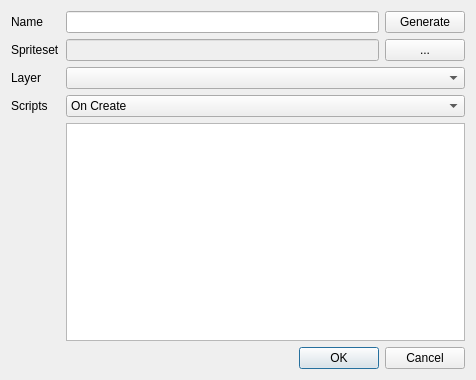
<?xml version="1.0" encoding="UTF-8"?>
<ui version="4.0">
 <class>EntityEditDialog</class>
 <widget class="QDialog" name="EntityEditDialog">
  <property name="geometry">
   <rect>
    <x>0</x>
    <y>0</y>
    <width>476</width>
    <height>380</height>
   </rect>
  </property>
  <property name="windowTitle">
   <string>Dialog</string>
  </property>
  <layout class="QGridLayout" name="gridLayout">
   <item row="1" column="1">
    <layout class="QHBoxLayout" name="horizontalLayout">
     <item>
      <widget class="QLineEdit" name="spriteset_txt">
       <property name="enabled">
        <bool>false</bool>
       </property>
      </widget>
     </item>
     <item>
      <widget class="QPushButton" name="spriteset_btn">
       <property name="text">
        <string>...</string>
       </property>
      </widget>
     </item>
    </layout>
   </item>
   <item row="6" column="1">
    <widget class="QDialogButtonBox" name="buttonBox">
     <property name="orientation">
      <enum>Qt::Horizontal</enum>
     </property>
     <property name="standardButtons">
      <set>QDialogButtonBox::Cancel|QDialogButtonBox::Ok</set>
     </property>
    </widget>
   </item>
   <item row="1" column="0">
    <widget class="QLabel" name="label_2">
     <property name="text">
      <string>Spriteset</string>
     </property>
    </widget>
   </item>
   <item row="0" column="0">
    <widget class="QLabel" name="label">
     <property name="text">
      <string>Name</string>
     </property>
    </widget>
   </item>
   <item row="2" column="0">
    <widget class="QLabel" name="label_3">
     <property name="text">
      <string>Layer</string>
     </property>
    </widget>
   </item>
   <item row="3" column="0">
    <widget class="QLabel" name="label_4">
     <property name="text">
      <string>Scripts</string>
     </property>
    </widget>
   </item>
   <item row="2" column="1">
    <widget class="QComboBox" name="comboBox"/>
   </item>
   <item row="0" column="1">
    <layout class="QHBoxLayout" name="nameLayout">
     <item>
      <widget class="QLineEdit" name="name_txt"/>
     </item>
     <item>
      <widget class="QPushButton" name="nameGenerate_btn">
       <property name="text">
        <string>Generate</string>
       </property>
      </widget>
     </item>
    </layout>
   </item>
   <item row="4" column="1">
    <widget class="QPlainTextEdit" name="scriptEdit"/>
   </item>
   <item row="3" column="1">
    <widget class="QComboBox" name="scriptAction_cmb">
     <item>
      <property name="text">
       <string>On Create</string>
      </property>
     </item>
     <item>
      <property name="text">
       <string>On Destroy</string>
      </property>
     </item>
     <item>
      <property name="text">
       <string>On Activate (Touch)</string>
      </property>
     </item>
     <item>
      <property name="text">
       <string>On Activate (Talk)</string>
      </property>
     </item>
     <item>
      <property name="text">
       <string>On Generate Commands</string>
      </property>
     </item>
    </widget>
   </item>
  </layout>
 </widget>
 <resources/>
 <connections>
  <connection>
   <sender>buttonBox</sender>
   <signal>accepted()</signal>
   <receiver>EntityEditDialog</receiver>
   <slot>accept()</slot>
   <hints>
    <hint type="sourcelabel">
     <x>248</x>
     <y>254</y>
    </hint>
    <hint type="destinationlabel">
     <x>157</x>
     <y>274</y>
    </hint>
   </hints>
  </connection>
  <connection>
   <sender>buttonBox</sender>
   <signal>rejected()</signal>
   <receiver>EntityEditDialog</receiver>
   <slot>reject()</slot>
   <hints>
    <hint type="sourcelabel">
     <x>316</x>
     <y>260</y>
    </hint>
    <hint type="destinationlabel">
     <x>286</x>
     <y>274</y>
    </hint>
   </hints>
  </connection>
 </connections>
</ui>
